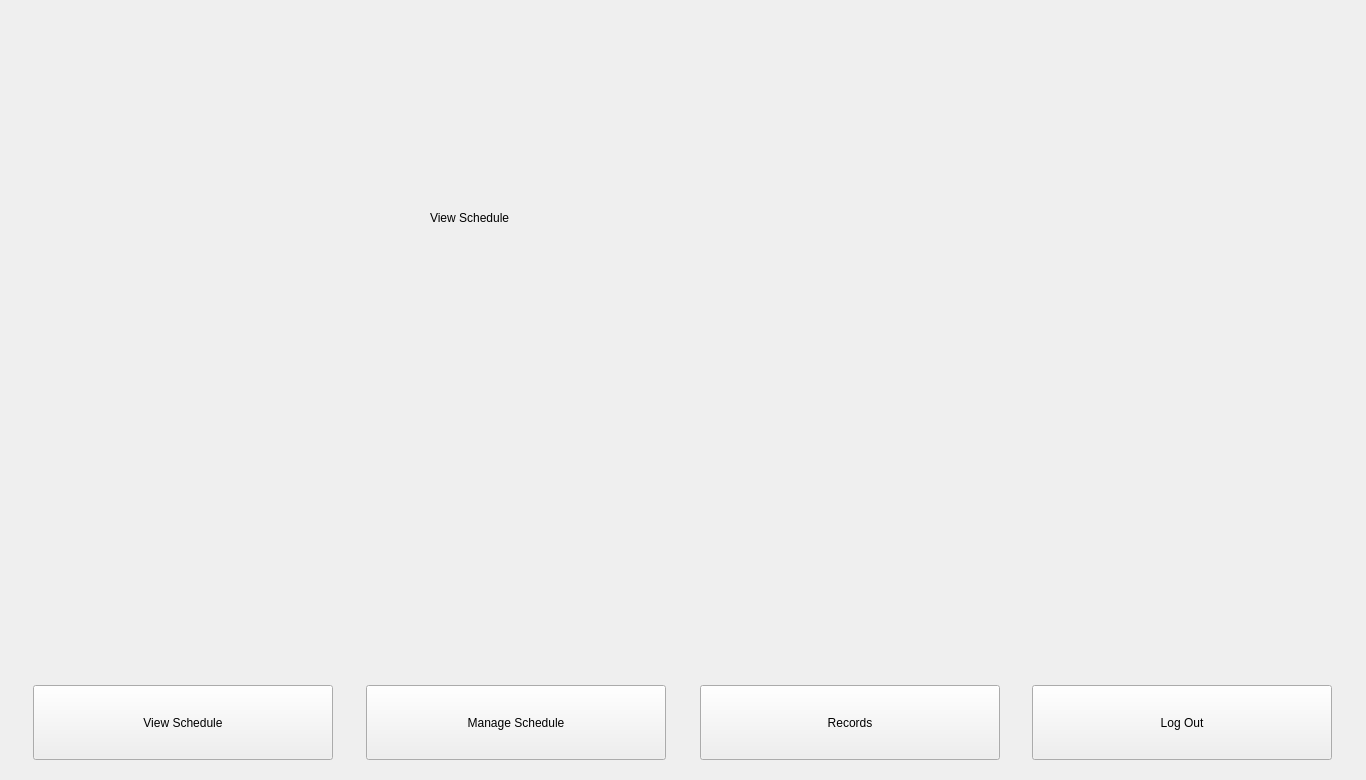
<?xml version="1.0" encoding="UTF-8"?>
<ui version="4.0">
 <class>MainWindow</class>
 <widget class="QMainWindow" name="MainWindow">
  <property name="geometry">
   <rect>
    <x>0</x>
    <y>0</y>
    <width>1366</width>
    <height>780</height>
   </rect>
  </property>
  <property name="windowTitle">
   <string>MainWindow</string>
  </property>
  <widget class="QWidget" name="MainScreen">
   <widget class="QPushButton" name="viewSched">
    <property name="geometry">
     <rect>
      <x>33</x>
      <y>685</y>
      <width>300</width>
      <height>75</height>
     </rect>
    </property>
    <property name="sizePolicy">
     <sizepolicy hsizetype="Minimum" vsizetype="Fixed">
      <horstretch>0</horstretch>
      <verstretch>0</verstretch>
     </sizepolicy>
    </property>
    <property name="text">
     <string>View Schedule</string>
    </property>
   </widget>
   <widget class="QPushButton" name="manSched">
    <property name="geometry">
     <rect>
      <x>366</x>
      <y>685</y>
      <width>300</width>
      <height>75</height>
     </rect>
    </property>
    <property name="sizePolicy">
     <sizepolicy hsizetype="Minimum" vsizetype="Fixed">
      <horstretch>0</horstretch>
      <verstretch>0</verstretch>
     </sizepolicy>
    </property>
    <property name="text">
     <string>Manage Schedule</string>
    </property>
   </widget>
   <widget class="QPushButton" name="records">
    <property name="geometry">
     <rect>
      <x>700</x>
      <y>685</y>
      <width>300</width>
      <height>75</height>
     </rect>
    </property>
    <property name="sizePolicy">
     <sizepolicy hsizetype="Minimum" vsizetype="Fixed">
      <horstretch>0</horstretch>
      <verstretch>0</verstretch>
     </sizepolicy>
    </property>
    <property name="text">
     <string>Records</string>
    </property>
   </widget>
   <widget class="QPushButton" name="logout">
    <property name="geometry">
     <rect>
      <x>1032</x>
      <y>685</y>
      <width>300</width>
      <height>75</height>
     </rect>
    </property>
    <property name="sizePolicy">
     <sizepolicy hsizetype="Minimum" vsizetype="Fixed">
      <horstretch>0</horstretch>
      <verstretch>0</verstretch>
     </sizepolicy>
    </property>
    <property name="text">
     <string>Log Out</string>
    </property>
   </widget>
   <widget class="QStackedWidget" name="stackedWidget">
    <property name="geometry">
     <rect>
      <x>0</x>
      <y>0</y>
      <width>1366</width>
      <height>650</height>
     </rect>
    </property>
    <widget class="QWidget" name="ViewSchedule">
     <widget class="QLabel" name="label">
      <property name="geometry">
       <rect>
        <x>430</x>
        <y>210</y>
        <width>281</width>
        <height>16</height>
       </rect>
      </property>
      <property name="text">
       <string>View Schedule</string>
      </property>
     </widget>
    </widget>
    <widget class="QWidget" name="ManageSchedule">
     <widget class="QLabel" name="label_4">
      <property name="geometry">
       <rect>
        <x>400</x>
        <y>50</y>
        <width>391</width>
        <height>16</height>
       </rect>
      </property>
      <property name="text">
       <string>Manage Schedule</string>
      </property>
     </widget>
    </widget>
    <widget class="QWidget" name="Records">
     <widget class="QPushButton" name="scope">
      <property name="geometry">
       <rect>
        <x>310</x>
        <y>230</y>
        <width>261</width>
        <height>141</height>
       </rect>
      </property>
      <property name="text">
       <string>Scope</string>
      </property>
     </widget>
     <widget class="QPushButton" name="washer">
      <property name="geometry">
       <rect>
        <x>770</x>
        <y>230</y>
        <width>261</width>
        <height>141</height>
       </rect>
      </property>
      <property name="text">
       <string>Washer</string>
      </property>
     </widget>
     <zorder>washer</zorder>
     <zorder>scope</zorder>
    </widget>
    <widget class="QWidget" name="Logout">
     <widget class="QLabel" name="label_3">
      <property name="geometry">
       <rect>
        <x>440</x>
        <y>170</y>
        <width>47</width>
        <height>13</height>
       </rect>
      </property>
      <property name="text">
       <string>Logout</string>
      </property>
     </widget>
    </widget>
   </widget>
  </widget>
 </widget>
 <resources/>
 <connections/>
</ui>
